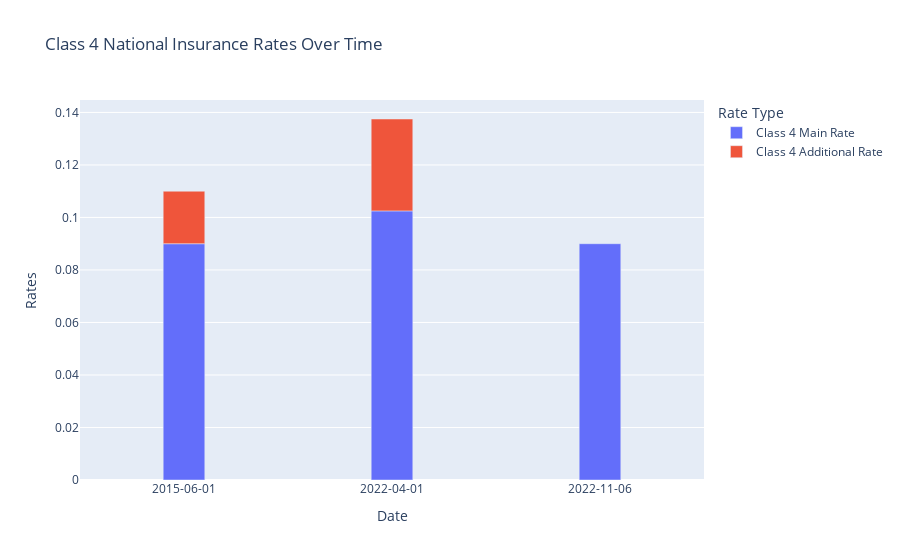

The notebook cell saved with this chart:
### Markdown cell above
**- Class 4 National Insurance Rates:**

### Code cell
# @title

dates_main = ["2015-06-01", "2022-04-01", "2022-11-06"]
rates_main = [0.09, 0.1025, 0.09]

dates_additional = ["2015-06-01", "2022-04-01"]
rates_additional = [0.02, 0.035]

df_main = pd.DataFrame({
    'Date': dates_main,
    'Rate': rates_main,
    'Rate Type': 'Class 4 Main Rate'
})

df_additional = pd.DataFrame({
    'Date': dates_additional,
    'Rate': rates_additional,
    'Rate Type': 'Class 4 Additional Rate'
})

df = pd.concat([df_main, df_additional], ignore_index=True)

fig = px.bar(df, x='Date', y='Rate', color='Rate Type',
             title='Class 4 National Insurance Rates Over Time',
             labels={'Date': 'Date', 'Rate': 'Rates'},
             category_orders={"Rate Type": ["Class 4 Main Rate", "Class 4 Additional Rate"]})

fig.update_layout(bargap=0.8)
fig.update_xaxes(type='category')

fig.show()

### Figure 1 — Plotly figure (JSON) as saved in the notebook; plotly's stock layout.template omitted (floating-point values rounded to 4 significant figures)
{"data": [{"alignmentgroup": "True", "hovertemplate": "Rate Type=Class 4 Main Rate<br>Date=%{x}<br>Rates=%{y}<extra></extra>", "legendgroup": "Class 4 Main Rate", "marker": {"color": "#636efa", "pattern": {"shape": ""}}, "name": "Class 4 Main Rate", "offsetgroup": "Class 4 Main Rate", "orientation": "v", "showlegend": true, "textposition": "auto", "type": "bar", "x": ["2015-06-01", "2022-04-01", "2022-11-06"], "xaxis": "x", "y": [0.09, 0.1025, 0.09], "yaxis": "y"}, {"alignmentgroup": "True", "hovertemplate": "Rate Type=Class 4 Additional Rate<br>Date=%{x}<br>Rates=%{y}<extra></extra>", "legendgroup": "Class 4 Additional Rate", "marker": {"color": "#EF553B", "pattern": {"shape": ""}}, "name": "Class 4 Additional Rate", "offsetgroup": "Class 4 Additional Rate", "orientation": "v", "showlegend": true, "textposition": "auto", "type": "bar", "x": ["2015-06-01", "2022-04-01"], "xaxis": "x", "y": [0.02, 0.035], "yaxis": "y"}], "layout": {"bargap": 0.8, "barmode": "relative", "legend": {"title": {"text": "Rate Type"}, "tracegroupgap": 0}, "title": {"text": "Class 4 National Insurance Rates Over Time"}, "xaxis": {"anchor": "y", "domain": [0, 1], "title": {"text": "Date"}, "type": "category"}, "yaxis": {"anchor": "x", "domain": [0, 1], "title": {"text": "Rates"}}}}
